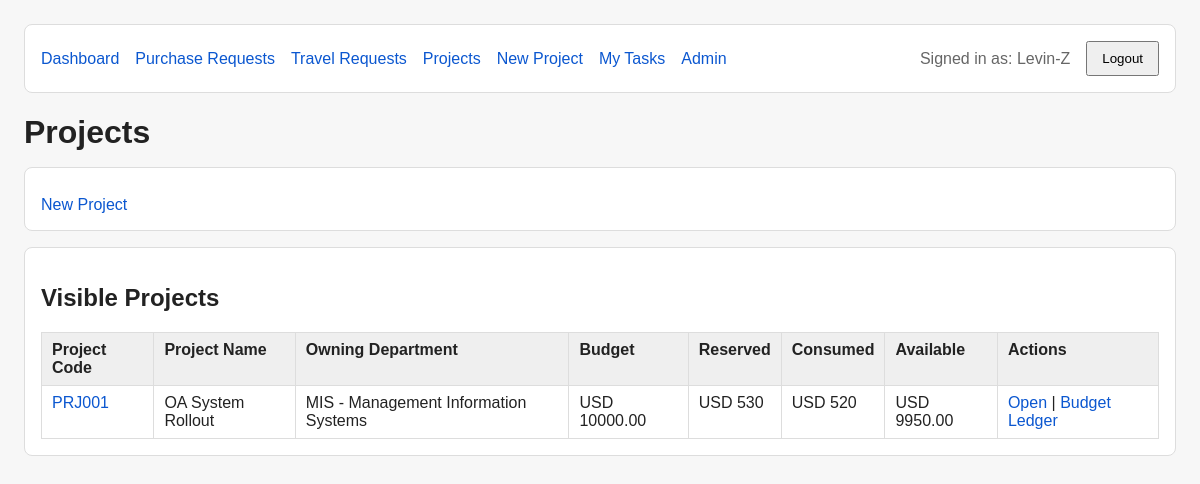
The page /projects/ (signed in) on the database its author committed.
### accounts/models.py (models this page shows)
class User(AbstractUser):
    employee_id = models.CharField(max_length=30, blank=True, default="")
    display_name = models.CharField(max_length=150, blank=True, default="")
    job_title = models.CharField(max_length=100, blank=True, default="")
    phone = models.CharField(max_length=30, blank=True, default="")
    approval_level = models.CharField(
        max_length=20,
        choices=ApprovalLevel,
        default=ApprovalLevel.STAFF,
    )
    primary_department = models.ForeignKey(
        "Department",
        null=True,
        blank=True,
        on_delete=models.SET_NULL,
        related_name="primary_users",
    )
    can_approve_all_departments = models.BooleanField(default=False)
    class Meta:
        db_table = "PS_A8_USER"
        verbose_name = "User"
        verbose_name_plural = "Users"
    def __str__(self):
        return self.display_name or self.username

class Department(models.Model):
    dept_code = models.CharField(max_length=30, unique=True)
    dept_name = models.CharField(max_length=100)
    dept_type = models.CharField(
    max_length=20,
    choices=DepartmentType,
    default=DepartmentType.GENERAL,
    )
    cost_center = models.CharField(max_length=30, blank=True, default="")
    manager = models.ForeignKey(
        settings.AUTH_USER_MODEL,
        null=True,
        blank=True,
        on_delete=models.SET_NULL,
        related_name="managed_departments",
    )
    parent_department = models.ForeignKey(
        "self",
        null=True,
        blank=True,
        on_delete=models.SET_NULL,
        related_name="child_departments",
    )
    is_active = models.BooleanField(default=True)
    sort_order = models.PositiveIntegerField(default=0)
    class Meta:
        db_table = "PS_A8_DEPT"
        verbose_name = "Department"
        verbose_name_plural = "Departments"
        ordering = ["sort_order", "dept_code"]
    def __str__(self):
        return f"{self.dept_code} - {self.dept_name}"

### projects/models.py (models this page shows, shortened)
class Project(models.Model):
    project_code = models.CharField(max_length=30, unique=True)
    project_name = models.CharField(max_length=150)
    project_manager = models.ForeignKey(
        settings.AUTH_USER_MODEL,
        null=True,
        blank=True,
        on_delete=models.SET_NULL,
        related_name="managed_projects",
    )
    owning_department = models.ForeignKey(
        "accounts.Department",
        on_delete=models.PROTECT,
        related_name="owned_projects",
    )
    created_by = models.ForeignKey(
        settings.AUTH_USER_MODEL,
        null=True,
        blank=True,
        on_delete=models.SET_NULL,
        related_name="created_projects",
    )
    status = models.CharField(
        max_length=20,
        choices=ProjectStatus,
        default=ProjectStatus.OPEN,
    )
    budget_amount = models.DecimalField(max_digits=14, decimal_places=2, default=0)
    currency = models.CharField(
        max_length=10,
        choices=CurrencyCode.choices,
        default=CurrencyCode.USD,
    )
    start_date = models.DateField(null=True, blank=True)
    end_date = models.DateField(null=True, blank=True)
    is_active = models.BooleanField(default=True)
    notes = models.TextField(blank=True, default="")
    class Meta:
        db_table = "PS_A8_PROJ"
        verbose_name = "Project"
        verbose_name_plural = "Projects"
        ordering = ["project_code"]
    def get_reserved_amount(self):
        reserve_total = (
            ProjectBudgetEntry.objects.filter(
                project=self,
                entry_type=BudgetEntryType.RESERVE,
            ).aggregate(total=Sum("amount"))["total"]
            or Decimal("0.00")
        )
        release_total = (
            ProjectBudgetEntry.objects.filter(
                project=self,
                entry_type=BudgetEntryType.RELEASE,
            ).aggregate(total=Sum("amount"))["total"]
            or Decimal("0.00")
        )
        return reserve_total - release_total
    def get_adjustment_amount(self):
        return (
            ProjectBudgetEntry.objects.filter(
                project=self,
                entry_type=BudgetEntryType.ADJUST,
            ).aggregate(total=Sum("amount"))["total"]
            or Decimal("0.00")
        )
    def get_effective_budget_amount(self):
        return self.budget_amount + self.get_adjustment_amount()
    def get_consumed_amount(self):
        return (
            ProjectBudgetEntry.objects.filter(
                project=self,
                entry_type=BudgetEntryType.CONSUME,
            ).aggregate(total=Sum("amount"))["total"]
            or Decimal("0.00")
        )
    def get_available_amount(self):
        return self.get_effective_budget_amount() - self.get_reserved_amount() - self.get_consumed_amount()

### projects/views.py (the view)
# urls.py: path("", views.project_list, name="project_list"),
@login_required
def project_list(request):
    projects = list(
        get_visible_projects_queryset_for_user(request.user).order_by("project_code", "id")
    )
    for project in projects:
        project.project_detail_url = reverse("projects:project_detail", args=[project.id])
        project.project_budget_url = reverse("projects:project_budget_ledger", args=[project.id])
    context = {
        "projects": projects,
        "can_create_project": user_can_create_project(request.user),
        "project_create_url": reverse("projects:project_create"),
    }
    return render(request, "projects/project_list.html", context)

### projects/access.py (called while the page is built, shortened)
def get_visible_projects_queryset_for_user(user):
    qs = Project.objects.select_related("project_manager", "owning_department", "created_by")
    if not user or not user.is_authenticated:
        return qs.none()
    if user.is_superuser:
        return qs

def user_can_create_project(user):
    if not user or not user.is_authenticated:
        return False
    if user.is_superuser:
        return True
    return get_manageable_departments_queryset_for_user(user).exists()

### projects/context_processors.py (called while the page is built)
def project_nav(request):
    user = getattr(request, "user", None)
    if not user or not user.is_authenticated:
        return {
            "nav_can_create_project": False,
        }
    can_create_project = user.is_superuser or Department.objects.filter(manager=user).exists()
    return {
        "nav_can_create_project": can_create_project,
    }

### projects/templates/projects/project_list.html (shortened to what this page needs)
{% extends "purchase/base.html" %}
{% block page_title %}Projects{% endblock %}
{% block content %}
<div class="card">
    <div class="action-row">
        {% if can_create_project %}
        <a href="{{ project_create_url }}">New Project</a>
        {% endif %}
    </div>
</div>
<div class="card">
    <h2>Visible Projects</h2>
    <table>
        <thead>
            <tr>
                <th>Project Code</th>
                <th>Project Name</th>
                <th>Owning Department</th>
                <th>Budget</th>
                <th>Reserved</th>
                <th>Consumed</th>
                <th>Available</th>
                <th>Actions</th>
            </tr>
        </thead>
        <tbody>
            {% for project in projects %}
            <tr>
                <td><a href="{{ project.project_detail_url }}">{{ project.project_code }}</a></td>
                <td>{{ project.project_name }}</td>
                <td>{{ project.owning_department }}</td>
                <td>{{ project.currency }} {{ project.budget_amount }}</td>
                <td>{{ project.currency }} {{ project.get_reserved_amount }}</td>
                <td>{{ project.currency }} {{ project.get_consumed_amount }}</td>
                <td>{{ project.currency }} {{ project.get_available_amount }}</td>
                <td>
                    <a href="{{ project.project_detail_url }}">Open</a>
                    |
                    <a href="{{ project.project_budget_url }}">Budget Ledger</a>
                </td>
            </tr>
            {% empty %}
            <tr>
                <td colspan="8">No visible projects.</td>
            </tr>
            {% endfor %}
        </tbody>
    </table>
</div>
{% endblock %}

### purchase/templates/purchase/base.html (shortened to what this page needs)
<!DOCTYPE html>
<html lang="en">
<head>
</head>
<body>
    <div class="card top-nav">
        {% if request.user.is_authenticated %}
        <a href="{% url 'dashboard:home' %}">Dashboard</a>
        <a href="{% url 'purchase:pr_list' %}">Purchase Requests</a>
        <a href="{% url 'travel:tr_list' %}">Travel Requests</a>
        <a href="{% url 'projects:project_list' %}">Projects</a>
        {% if nav_can_create_project %}
        <a href="{% url 'projects:project_create' %}">New Project</a>
        {% endif %}
        <a href="{% url 'approvals:my_tasks' %}">My Tasks</a>
        {% if request.user.is_staff %}
        <a href="{% url 'admin:index' %}">Admin</a>
        {% endif %}
        <span class="muted">Signed in as: {{ request.user }}</span>
        <form method="post" action="{% url 'logout' %}" class="inline-form">
            <button type="submit">Logout</button>
        </form>
        {% else %}
        <a href="{% url 'login' %}">Login</a>
        {% endif %}
    </div>
    <h1 class="page-title">{% block page_title %}{% endblock %}</h1>
    {% block content %}{% endblock %}
</body>
</html>

### purchase/templates/purchase/base.html (style rules this page uses)
body { font-family: Arial, sans-serif; margin: 24px; background: #f7f7f7; color: #222; }
a { color: #0b57d0; text-decoration: none; }
.page-title { margin-bottom: 16px; }
.card { background: white; border: 1px solid #ddd; border-radius: 8px; padding: 16px; margin-bottom: 16px; }
table { width: 100%; border-collapse: collapse; background: white; }
th, td { border: 1px solid #ddd; padding: 8px 10px; text-align: left; vertical-align: top; }
th { background: #efefef; }
.muted { color: #666; }
.action-row { display: flex; gap: 12px; flex-wrap: wrap; margin-top: 12px; align-items: center; }
button { padding: 8px 14px; cursor: pointer; }
.top-nav { display: flex; gap: 16px; align-items: center; margin-bottom: 16px; }
.inline-form { display: inline; margin: 0; }

### rows shown on the page
User: user "Levin-Z"
Project: project_code "PRJ001", project_name "OA System Rollout", owning_department "MIS - Management Information Systems", currency "USD", budget_amount "10000.00", get_reserved_amount "530", get_consumed_amount "520", get_available_amount "9950.00"
